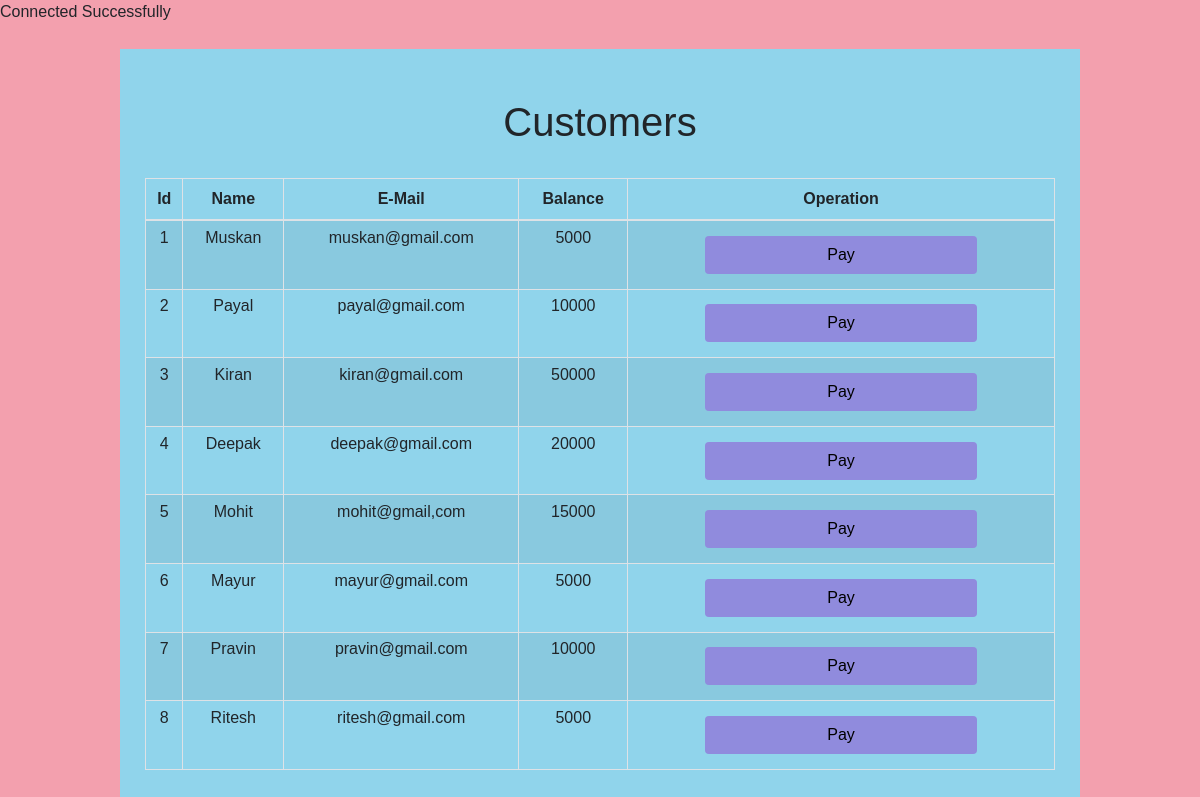
Page /Transfermoney.php on the committed database.
### tables this page shows
CREATE TABLE `users` (
  `id` int(11) NOT NULL,
  `name` text NOT NULL,
  `email` varchar(30) NOT NULL,
  `balance` int(8) NOT NULL
);

### Transfermoney.php (the view, shortened to what this page needs)
<!DOCTYPE html>
<html lang="en">
<head>
    <link rel="stylesheet" type="text/css" href="https://maxcdn.bootstrapcdn.com/bootstrap/4.0.0/css/bootstrap.min.css">
<link rel="stylesheet" href="style.css">
</head>
<body>
<?php
    include 'dbconn.php';
    $sql = "SELECT * FROM users";
    $result = mysqli_query($conn, $sql);
?>
    <div class="container">
        <h1 class="text-center pt-4">Customers</h1>
        <br>
        <div class="row">
            <div class="col">
                <div class="table-responsive-sm">
                <table class="table table-hover table-sm table-striped table-condensed table-bordered">
                <thead>
                    <tr>
                    <th scope="col" class="text-center py-2">Id</th>
                    <th scope="col" class="text-center py-2">Name</th>
                    <th scope="col" class="text-center py-2">E-Mail</th>
                    <th scope="col" class="text-center py-2">Balance</th>
                    <th scope="col" class="text-center py-2">Operation</th>
                    </tr>
                </thead>
                <tbody>
                    <?php
                        while($rows = mysqli_fetch_assoc($result)) {
                    ?>
                    <tr>
                        <td class="py2"><?php echo $rows['id']?></td>
                        <td class="py2"><?php echo $rows['name']?></td>
                        <td class="py2"><?php echo $rows['email']?></td>
                        <td class="py2"><?php echo $rows['balance']?></td>
                        <td><a href="CustomersPage.php?id= <?php echo $rows['id'] ;?>"> <button type="button" class="btn">Pay</button></a></td>
                    </tr>
                    <?php
                        }
                    ?>
                </tbody>
                </div>
            </div>
        </div>
    </div>
</body>
</html>

### dbconn.php (shortened to what this page needs)
<?php
echo "Connected Successfully";
?>

### style.css (style rules this page uses)
Body { font-family: Calibri, Helvetica, sans-serif; background-color: rgb(243, 160, 174); }
button { background-color:#908bdd; width: 272px; color: rgb(0, 0, 0); padding: 15px; margin: 10px 0px; border: none; cursor: pointer; }
.container { padding: 25px; height: 70%; width: 80%; background-color: rgb(144, 212, 235); margin-top: 25px; margin-bottom: 20px; }

### Transfermoney.php (style rules this page uses)
td { text-align: center; }
button { transition: 0.5s; }

### rows in the picture
users: id "1", name "Muskan", email "muskan@gmail.com", balance "5000"
users: id "2", name "Payal", email "payal@gmail.com", balance "10000"
users: id "3", name "Kiran", email "kiran@gmail.com", balance "50000"
users: id "4", name "Deepak", email "deepak@gmail.com", balance "20000"
users: id "5", name "Mohit", email "mohit@gmail,com", balance "15000"
users: id "6", name "Mayur", email "mayur@gmail.com", balance "5000"
users: id "7", name "Pravin", email "pravin@gmail.com", balance "10000"
users: id "8", name "Ritesh", email "ritesh@gmail.com", balance "5000"
